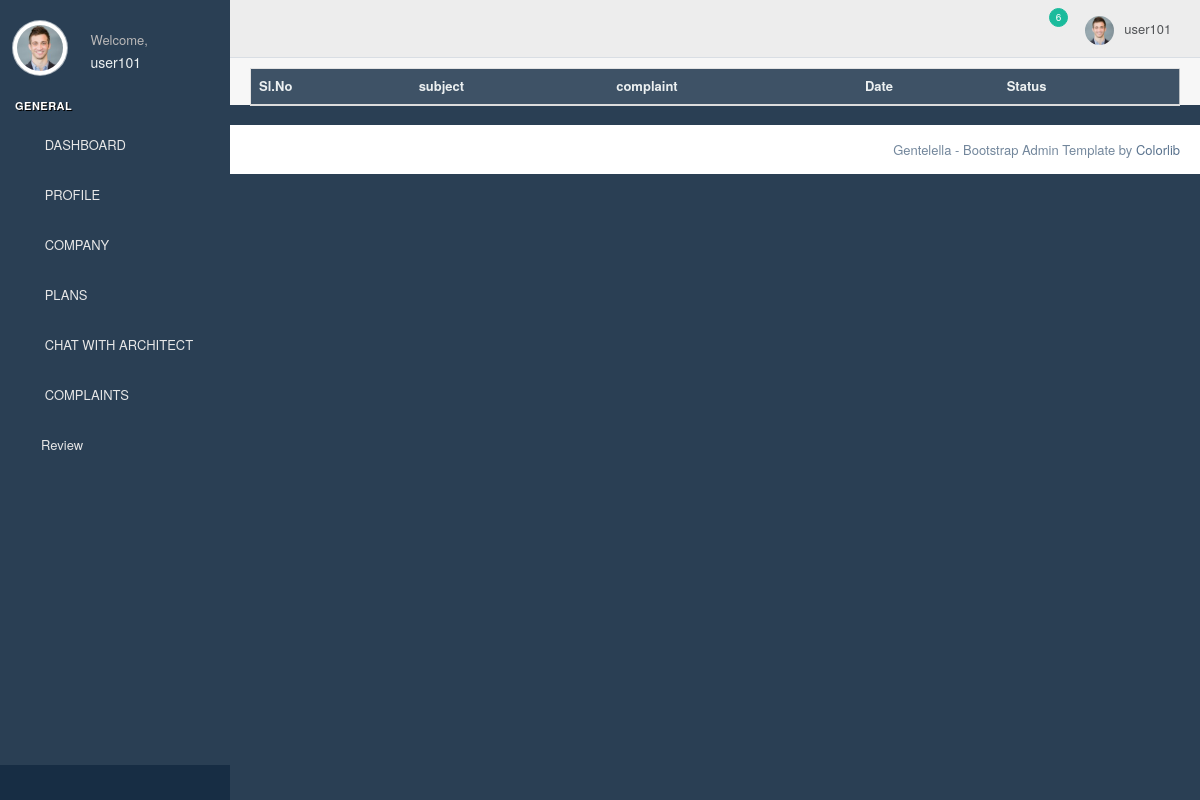
The app's page /complaintview (signed in), older data.
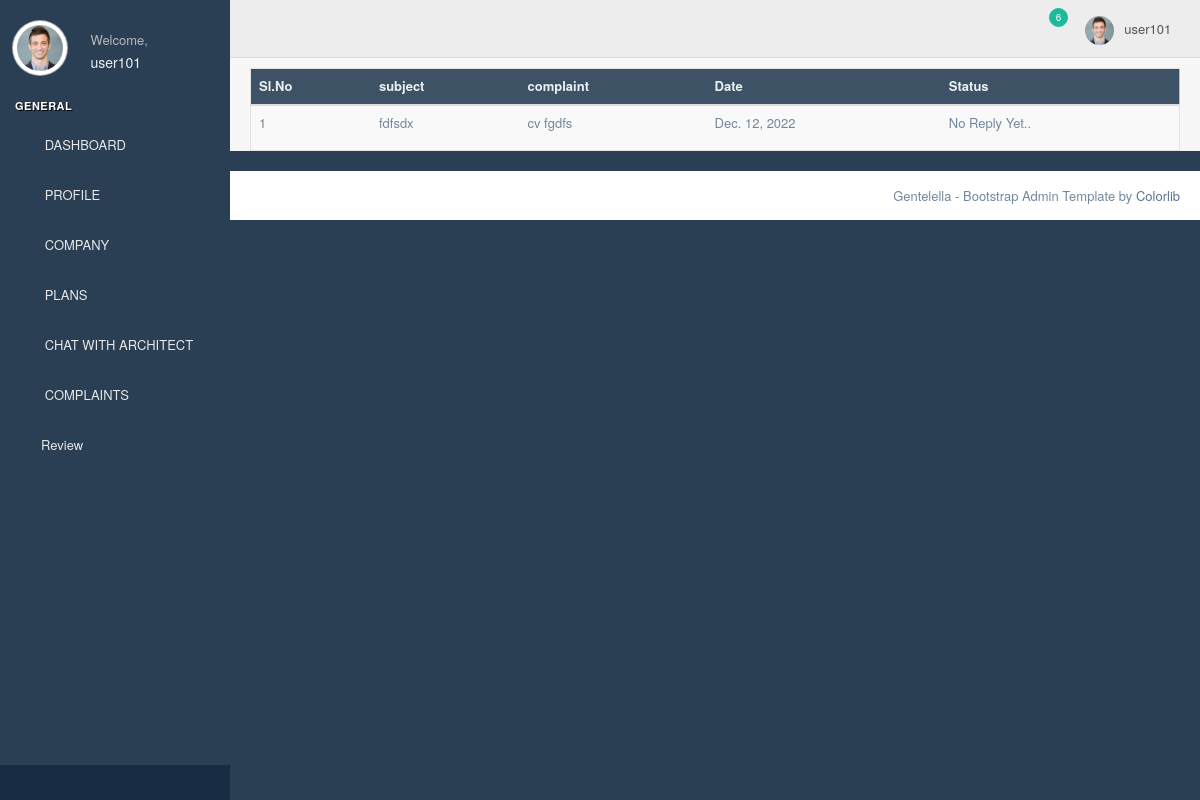
The same page, newer data.
### homeapp/models.py (models this page shows, shortened)
class userComplaint(models.Model):
    user = models.ForeignKey(Login, on_delete=models.DO_NOTHING)
    subject = models.CharField(max_length=200)
    complaint = models.TextField()
    date = models.DateField()
    reply = models.TextField(null=True, blank=True)

### homeapp/userviews.py (the view)
# urls.py: path('complaintview',userviews.complaintview,name='complaintview'),
def complaintview(request):
    n = userComplaint.objects.filter(user=request.user)
    return render(request, 'usertemp/viewselfcomplaint.html', {'n': n})

### templates/usertemp/viewselfcomplaint.html
{% extends 'usertemp/uhome.html' %}
{% load crispy_forms_tags %}
{% block content %}
<table class="table table-striped jambo_table bulk_action">
                        <thead>
                          <tr class="headings">
                            <th class="column-title">Sl.No </th>
                            <th class="column-title">subject</th>
                            <th class="column-title">complaint</th>
                            <th class="column-title">Date</th>
                            <th class="column-title">Status</th>
                          </tr>
                        </thead>
                        <tbody>
                          <tr class="even pointer">
                              {% for i in n %}
                            <td class=" ">{{forloop.counter}}</td>
                            <td class=" ">{{i.subject}}</td>
                            <td class="a-right a-right ">{{i.complaint}}</td>
                            <td class="a-right a-right ">{{i.date}}</td>
                              <td>
                             {% if i.reply == None %}
                                <p>No Reply Yet..</p>
                                {% else %}
                                {{i.reply}}
                                {% endif %}
                              </td>
                          </tr>
                        {% endfor %}
                        </tbody>
                      </table>
{% endblock %}

Row changes from the older to the newer data that the page shows:
added userComplaint: subject "fdfsdx", complaint "cv fgdfs", date "Dec. 12, 2022", shows "No Reply Yet.."
